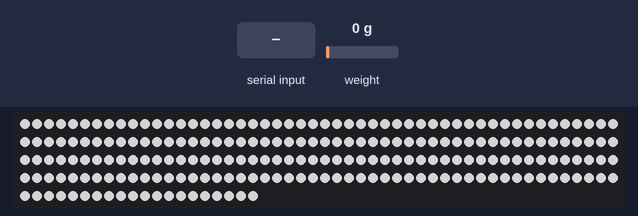
The sketch below on a simulated Arduino Uno, built with avr-gcc and run on an emulated ATmega328P. On the bench: 220 RGB LEDs in strip order, left to right, continuing on the next row. Inputs (shaded band) come from the test bench; at power-on: weight on the scale 0 g. Dim RGB values are drawn brighter than linear; what the sketch prints to the serial monitor is not drawn.

Above: at 3.2 s.
3.3 s: "2\n" received over the second serial link
At 4.1 s:
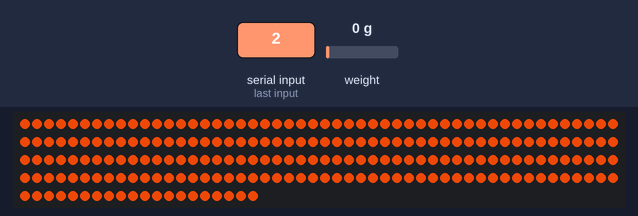
5.7 s: "3\n" received over the second serial link
At 6.2 s:
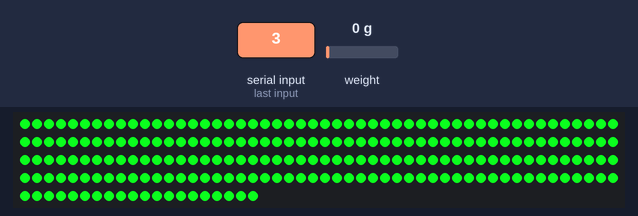
7.8 s: "5\n" received over the second serial link
At 8.3 s:
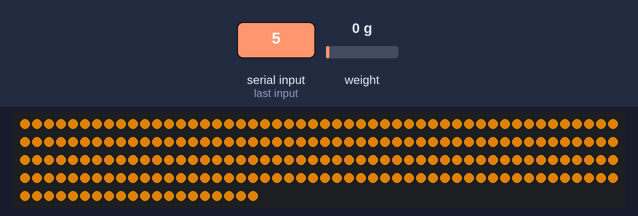
9.9 s: "6\n" received over the second serial link
At 10.4 s:
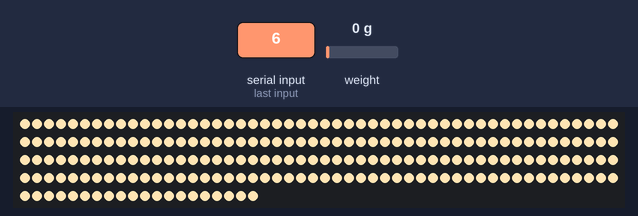
12.0 s: "7\n" received over the second serial link
At 12.5 s:
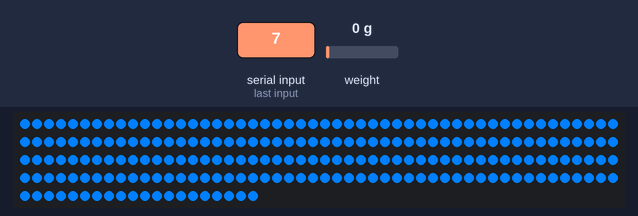
14.1 s: "9\n" received over the second serial link
At 14.6 s:
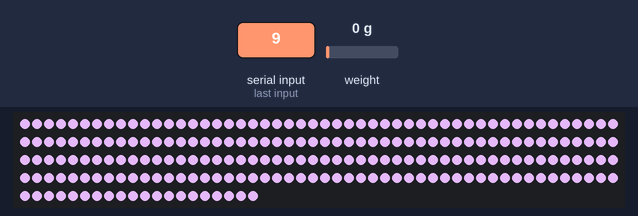
Timing chart, 0 to 17.1 s (numbered marks = the images above; inputs shaded):
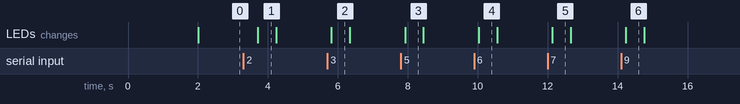

Measured:
- after the input at 3.3 s, the LEDs: change after 0.42 s (image 1)
- after the input at 5.7 s, the LEDs: change after 0.12 s (image 2)
- after the input at 7.8 s, the LEDs: change after 0.12 s (image 3)
- after the input at 9.9 s, the LEDs: change after 0.13 s (image 4)
- after the input at 12.0 s, the LEDs: change after 0.13 s (image 5)
- after the input at 14.1 s, the LEDs: change after 0.13 s (image 6)
- what the display in image 1 shows lasts 0.5 s, from 3.7 s to 4.2 s

The sketch:

projekt_waga_arduino.ino
```cpp
#include <HX711.h>
#include <Adafruit_NeoPixel.h>
#include <SoftwareSerial.h>

#define PIN 6
#define LICZBADIOD 220

#define DOUT  2
#define CLK  3

SoftwareSerial SerialtoNANO(5, 4);
Adafruit_NeoPixel pixels = Adafruit_NeoPixel(LICZBADIOD, PIN, NEO_GRB + NEO_KHZ800);
HX711 scale(DOUT, CLK);

byte planetState = 100;
float calibration_factor = 780; //780
int rejestr[3];
int srednia = 0;
char znak = '\n';

void setup() {
  Serial.begin(9600);
  SerialtoNANO.begin(4800);

  scale.set_scale();
  scale.tare(); //Reset the scale to 0
  long zero_factor = scale.read_average(); //Get a baseline reading

  pixels.begin(); // Inicjalizacja
  for(int i=0; i<LICZBADIOD; i++)
    pixels.setPixelColor(i, 128, 128, 128);
  pixels.show();
}

void loop() {

  //jezeli waga bedzie rowna zero to ustaw satus planety na 100 (ekran powitalny)
  if (int(abs(scale.get_units())) <= 0){
    for(int i=0; i<LICZBADIOD; i++)
      pixels.setPixelColor(i, 128, 128, 128);
    pixels.show();
    planetState = 100;
    SerialtoNANO.print("e");
  }

  if (SerialtoNANO.available()) {
    znak = SerialtoNANO.read();
    switch (znak) {
      case '1': planetState = 1; break;
      case '2': planetState = 2; break;
      case '3': planetState = 3; break;
      case '4': planetState = 4; break;
      case '5': planetState = 5; break;
      case '6': planetState = 6; break;
      case '7': planetState = 7; break;
      case '8': planetState = 8; break;
      case '9': planetState = 9; break;
      case '0': planetState = 0; break;
      default: planetState = 100; break;
    }
  }

  if (planetState == 1) {
    Serial.print("1"); //wysłanie informacji do komputera
    for(int i=0; i<LICZBADIOD; i++) //---------------\\
      pixels.setPixelColor(i, 219, 206, 202);//------ustawienie koloru diod
    pixels.show(); //--------------------------------//
  }
  else if (planetState == 2) {
    Serial.print("2");
    for(int i=0; i<LICZBADIOD; i++)
      pixels.setPixelColor(i, 199, 60, 7);
    pixels.show();
  }
  else if (planetState == 3) {
    Serial.print("3");
    for(int i=0; i<LICZBADIOD; i++)
      pixels.setPixelColor(i, 11, 255, 30);
    pixels.show();
  }
  else if (planetState == 4) {
    Serial.print("4");
    for(int i=0; i<LICZBADIOD; i++)
      pixels.setPixelColor(i, 233, 107, 57);
    pixels.show();
  }
  else if (planetState == 5) {
    Serial.print("5");
    for(int i=0; i<LICZBADIOD; i++)
      pixels.setPixelColor(i, 157, 91, 3);
    pixels.show();
  }
  else if (planetState == 6) {
    Serial.print("6");
    for(int i=0; i<LICZBADIOD; i++)
      pixels.setPixelColor(i, 255, 229, 180);
    pixels.show();
  }
  else if (planetState == 7) {
    Serial.print("7");
    for(int i=0; i<LICZBADIOD; i++)
      pixels.setPixelColor(i, 0, 127, 255);
    pixels.show();
  }
  else if (planetState == 8) {
    Serial.print("8");
    for(int i=0; i<LICZBADIOD; i++)
      pixels.setPixelColor(i, 3, 0, 253);
    pixels.show();
  }
  else if (planetState == 9) {
    Serial.print("9");
    for(int i=0; i<LICZBADIOD; i++)
      pixels.setPixelColor(i, 219, 176, 239);
    pixels.show();
  }
  else if (planetState == 0) {
    Serial.print("0");
    for(int i=0; i<LICZBADIOD; i++)
      pixels.setPixelColor(i, 255, 192, 0);
    pixels.show();
  }
  else if (planetState == 100){
    //SerialtoNANO.print("e");
    Serial.print("100");
    for(int i=0; i<LICZBADIOD; i++)
      pixels.setPixelColor(i, 128, 128, 128);
    pixels.show();
  }

  Serial.print(" ");

  scale.set_scale(calibration_factor); //Adjust to this calibration factor

  for(int i=0; i<3; i++){
    rejestr[i] = (int)abs(scale.get_units());
  }

  for(int i=0; i<3; i++){
    srednia += rejestr[i];
  }
  srednia /= 4;
  Serial.print(srednia);

  Serial.print(",");

  delay(100);

}
```
